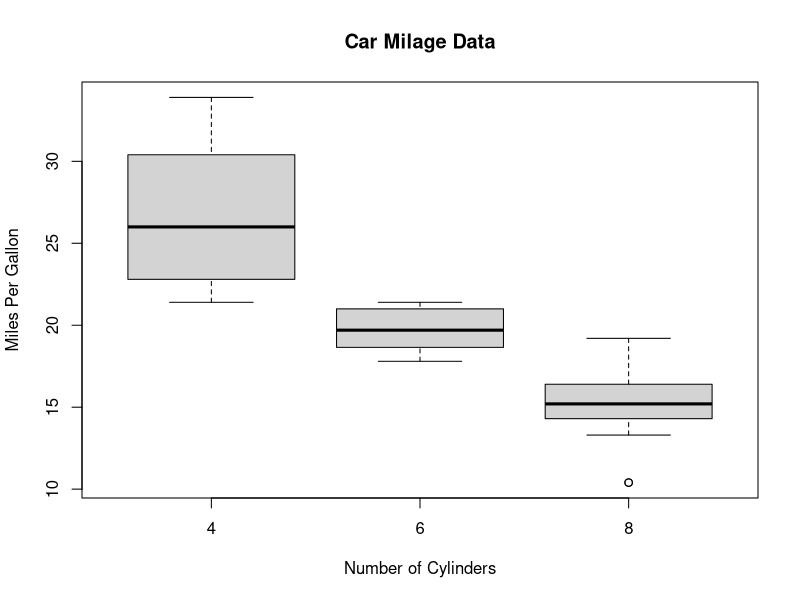
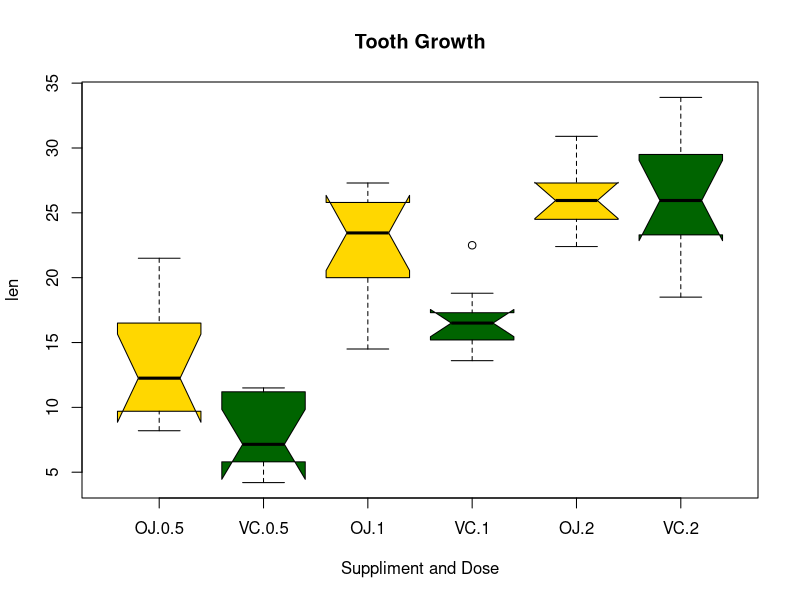

Reproduce these figures in R, in order.
# Boxplot of MPG by Car Cylinders

mtcars
boxplot(mpg~cyl,data=mtcars, main="Car Milage Data",
        xlab="Number of Cylinders", ylab="Miles Per Gallon")

# Notched Boxplot of Tooth Growth Against 2 Crossed Factors
# boxes colored for ease of interpretation
boxplot(len~supp*dose, data=ToothGrowth, notch=TRUE,
        col=(c("gold","darkgreen")),
        main="Tooth Growth", xlab="Suppliment and Dose")


